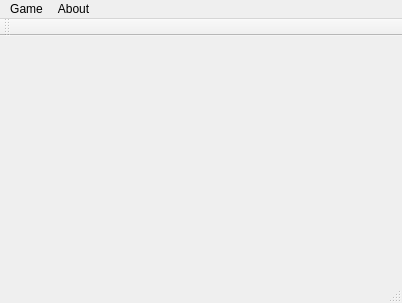
<?xml version="1.0" encoding="UTF-8"?>
<ui version="4.0">
 <class>Snake</class>
 <widget class="QMainWindow" name="Snake">
  <property name="geometry">
   <rect>
    <x>0</x>
    <y>0</y>
    <width>402</width>
    <height>303</height>
   </rect>
  </property>
  <property name="windowTitle">
   <string>Snake</string>
  </property>
  <widget class="QWidget" name="centralWidget"/>
  <widget class="QMenuBar" name="menuBar">
   <property name="geometry">
    <rect>
     <x>0</x>
     <y>0</y>
     <width>402</width>
     <height>23</height>
    </rect>
   </property>
   <widget class="QMenu" name="menuGame">
    <property name="title">
     <string>Game</string>
    </property>
    <addaction name="actionNew_Game"/>
    <addaction name="separator"/>
    <addaction name="actionExit"/>
   </widget>
   <widget class="QMenu" name="menuAuthor">
    <property name="title">
     <string>About</string>
    </property>
    <addaction name="actionAuthor"/>
   </widget>
   <addaction name="menuGame"/>
   <addaction name="menuAuthor"/>
  </widget>
  <widget class="QToolBar" name="mainToolBar">
   <attribute name="toolBarArea">
    <enum>TopToolBarArea</enum>
   </attribute>
   <attribute name="toolBarBreak">
    <bool>false</bool>
   </attribute>
  </widget>
  <widget class="QStatusBar" name="statusBar"/>
  <action name="actionNew_Game">
   <property name="text">
    <string>New Game</string>
   </property>
  </action>
  <action name="actionExit">
   <property name="text">
    <string>Exit</string>
   </property>
  </action>
  <action name="actionAuthor">
   <property name="text">
    <string>Author</string>
   </property>
  </action>
 </widget>
 <layoutdefault spacing="6" margin="11"/>
 <resources/>
 <connections/>
</ui>
